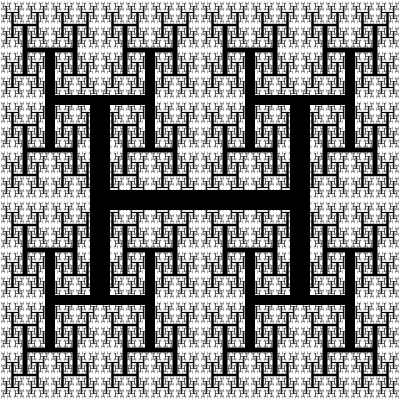
Frame 1 (no input)
Frame 60 (the mouse pressed at the canvas centre just before this capture): identical to frame 1, image omitted
Frame 120 (the mouse held since frame 60 and released just before this capture): identical to frame 1, image omitted

The Processing sketch that drew this single still picture (run headless with seeded random() and noise(); from frame 60 on, the mouse is pressed at the canvas centre):

// Processing sketch: processing_177852
// ── processing_177852.pde

void setup(){
  size(400,400);
  rectMode(CENTER);
}

void draw(){
  background(255);
  
  drawingRects(width/2,height/2,200,20,6);
}

void drawingRects(float x,float y,float w,float h,int num){
  noStroke();
  fill(0);
  
  rect(x,y,w,h);
  rect(x-w/2,y,h,w);
  rect(x+w/2,y,h,w);
  
  if(num > 0){
    drawingRects(x-w/2,y-w/2,w/2,h/2,num-1);
    drawingRects(x+w/2,y-w/2,w/2,h/2,num-1);
    drawingRects(x-w/2,y+w/2,w/2,h/2,num-1);
    drawingRects(x+w/2,y+w/2,w/2,h/2,num-1);
  }
}
